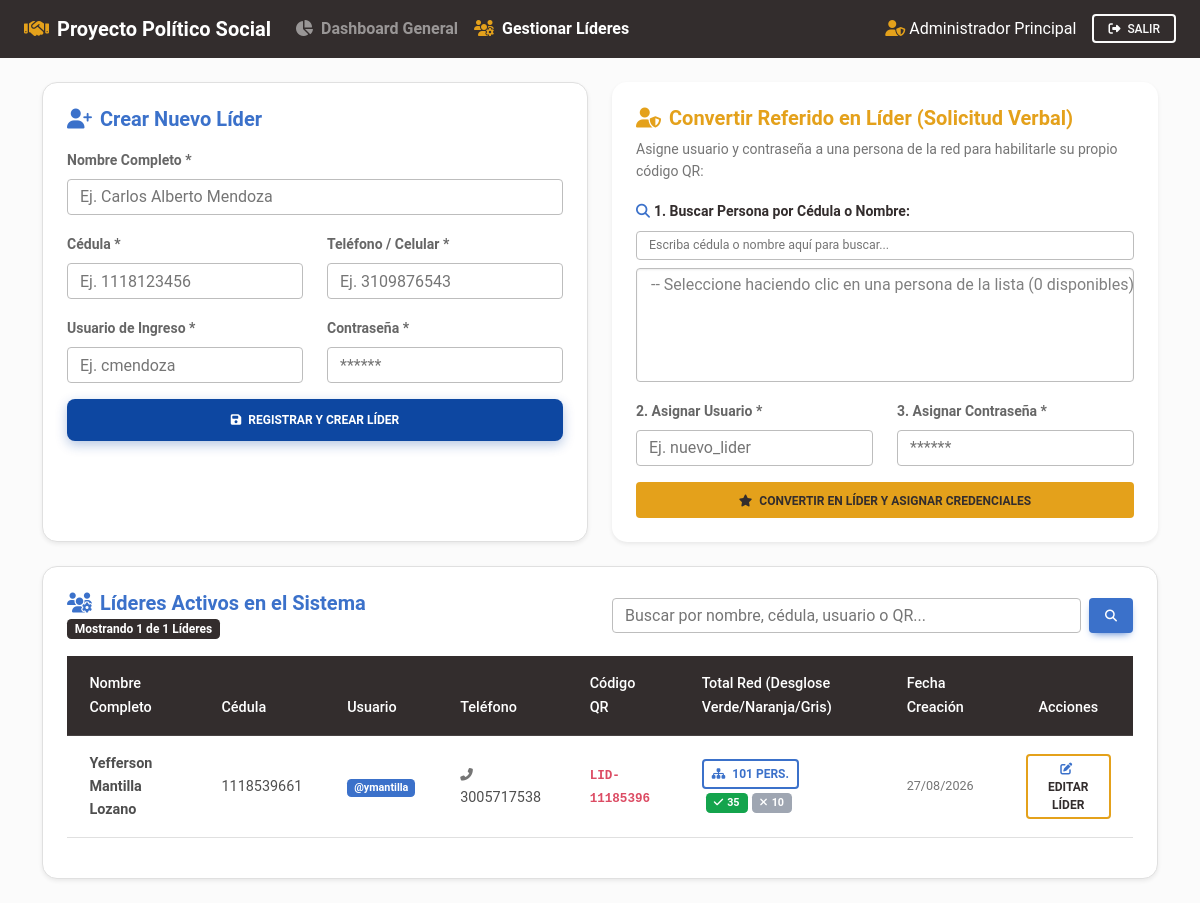
The page /admin/lideres.php (signed in) on the database its author committed.
### tables this page shows
CREATE TABLE `usuarios` (
  `id` int(11) NOT NULL AUTO_INCREMENT,
  `nombre_completo` varchar(150) NOT NULL,
  `cedula` varchar(20) NOT NULL,
  `telefono` varchar(20) NOT NULL,
  `username` varchar(50) NOT NULL,
  `password` varchar(255) NOT NULL,
  `role_id` int(11) NOT NULL,
  `codigo_referido` varchar(30) NOT NULL,
  `intentos_fallidos` int(11) DEFAULT 0,
  `bloqueado_hasta` datetime DEFAULT NULL,
  `creado_en` datetime DEFAULT current_timestamp(),
  PRIMARY KEY (`id`),
  UNIQUE KEY `cedula` (`cedula`),
  UNIQUE KEY `username` (`username`),
  UNIQUE KEY `codigo_referido` (`codigo_referido`),
  KEY `role_id` (`role_id`),
  CONSTRAINT `usuarios_ibfk_1` FOREIGN KEY (`role_id`) REFERENCES `roles` (`id`)
);

### config/auth.php (called while the page is built, shortened)
<?php
require_once __DIR__ . '/security.php';
function getCurrentUser() {
    $pdo = getDB();
    $stmt = $pdo->prepare("SELECT u.*, r.nombre as role_name FROM usuarios u JOIN roles r ON u.role_id = r.id WHERE u.id = ?");
    $stmt->execute([$_SESSION['user_id']]);
    return $stmt->fetch();
}

### config/security.php (called while the page is built, shortened)
<?php
function e($string) {
    return htmlspecialchars($string, ENT_QUOTES, 'UTF-8');
}
function sanitizeInput($data) {
    $data = trim($data);
    $data = stripslashes($data);
    return $data;
}

### admin/lideres.php (the view, shortened to what this page needs)
<?php
require_once __DIR__ . '/../config/security.php';
require_once __DIR__ . '/../config/auth.php';
$admin = getCurrentUser();
$pdo = getDB();
$buscarLider = sanitizeInput($_GET['buscar_lider'] ?? '');
$paginaActual = max(1, (int)($_GET['page'] ?? 1));
$registrosPorPagina = 10;
$offset = ($paginaActual - 1) * $registrosPorPagina;
$whereClauses = ["u.role_id = 2"];
$params = [];
$whereSql = " WHERE " . implode(" AND ", $whereClauses);
$stmtCount = $pdo->prepare("SELECT COUNT(*) FROM usuarios u" . $whereSql);
$stmtCount->execute($params);
$totalLideres = $stmtCount->fetchColumn();
$sqlLideres = "
    SELECT u.*,
           (SELECT COUNT(*) FROM referidos WHERE lider_raiz_id = u.id) as total_red,
           (SELECT COUNT(*) FROM referidos WHERE lider_raiz_id = u.id AND votante_yopal = 'Si') as total_si,
           (SELECT COUNT(*) FROM referidos WHERE lider_raiz_id = u.id AND votante_yopal = 'Quiero inscribir') as total_inscribir,
           (SELECT COUNT(*) FROM referidos WHERE lider_raiz_id = u.id AND votante_yopal = 'No') as total_no
    FROM usuarios u
    " . $whereSql . "
    ORDER BY u.creado_en DESC
    LIMIT " . $registrosPorPagina . " OFFSET " . $offset;
$stmtLideres = $pdo->prepare($sqlLideres);
$stmtLideres->execute($params);
$lideres = $stmtLideres->fetchAll();
$stmtElegibles = $pdo->query("
    SELECT r.*,
           CONCAT(r.nombres, ' ', r.apellidos) as nombre_completo
    FROM referidos r
    WHERE r.usuario_id IS NULL
    ORDER BY r.nombres ASC
");
$elegibles = $stmtElegibles->fetchAll();
?>
<!DOCTYPE html>
<html lang="es">
<head>
    <link rel="stylesheet" href="https://cdnjs.cloudflare.com/ajax/libs/font-awesome/6.4.0/css/all.min.css">
    <link rel="stylesheet" href="https://cdnjs.cloudflare.com/ajax/libs/mdb-ui-kit/6.4.0/mdb.min.css">
    <link rel="stylesheet" href="../assets/css/custom.css">
</head>
<body class="bg-light">
<nav class="navbar navbar-expand-lg navbar-dark bg-dark shadow-0 py-2">
    <div class="container-fluid px-4">
        <a class="navbar-brand fw-bold" href="dashboard.php">
            <i class="fas fa-handshake text-warning me-2"></i>Proyecto Político Social
        </a>
        <div class="collapse navbar-collapse" id="navbarAdminMenu">
            <ul class="navbar-nav me-auto mb-2 mb-lg-0">
                <li class="nav-item">
                    <a class="nav-link text-white-50 fw-bold" href="dashboard.php"><i class="fas fa-chart-pie me-1"></i> Dashboard General</a>
                </li>
                <li class="nav-item">
                    <a class="nav-link active fw-bold" href="lideres.php"><i class="fas fa-users-cog me-1 text-warning"></i> Gestionar Líderes</a>
                </li>
            </ul>
            <div class="d-flex align-items-center">
                <span class="text-white me-3"><i class="fas fa-user-shield me-1 text-warning"></i><?= e($admin['nombre_completo']) ?></span>
                <a href="../logout.php" class="btn btn-outline-light btn-sm"><i class="fas fa-sign-out-alt me-1"></i> Salir</a>
            </div>
        </div>
    </div>
</nav>
<div class="container py-4">
    <div class="row g-4 mb-4">
        <div class="col-lg-6">
            <div class="card card-custom h-100 shadow-sm border">
                <div class="card-body p-4">
                    <h5 class="fw-bold text-primary mb-3"><i class="fas fa-user-plus me-2"></i>Crear Nuevo Líder</h5>
                    <form action="lideres.php" method="POST">
                        <div class="mb-3">
                            <label class="form-label small fw-bold">Nombre Completo *</label>
                            <input type="text" name="nombre_completo" class="form-control" required placeholder="Ej. Carlos Alberto Mendoza">
                        </div>
                        <div class="row">
                            <div class="col-md-6 mb-3">
                                <label class="form-label small fw-bold">Cédula *</label>
                                <input type="text" name="cedula" class="form-control" required placeholder="Ej. 1118123456" inputmode="numeric" maxlength="12" oninput="this.value = this.value.replace(/[^0-9]/g, '')">
                            </div>
                            <div class="col-md-6 mb-3">
                                <label class="form-label small fw-bold">Teléfono / Celular *</label>
                                <input type="text" name="telefono" class="form-control" required placeholder="Ej. 3109876543" inputmode="numeric" maxlength="10" oninput="this.value = this.value.replace(/[^0-9]/g, '')">
                            </div>
                        </div>
                        <div class="row">
                            <div class="col-md-6 mb-3">
                                <label class="form-label small fw-bold">Usuario de Ingreso *</label>
                                <input type="text" name="username" class="form-control" required placeholder="Ej. cmendoza">
                            </div>
                            <div class="col-md-6 mb-3">
                                <label class="form-label small fw-bold">Contraseña *</label>
                                <input type="password" name="password" class="form-control" required placeholder="******">
                            </div>
                        </div>
                        <button type="submit" class="btn btn-primary btn-block btn-primary-custom">
                            <i class="fas fa-save me-1"></i> Registrar y Crear Líder
                        </button>
                    </form>
                </div>
            </div>
        </div>
        <div class="col-lg-6">
            <div class="card card-custom h-100 border-warning shadow-sm">
                <div class="card-body p-4">
                    <h5 class="fw-bold text-warning mb-2"><i class="fas fa-user-shield me-2"></i>Convertir Referido en Líder (Solicitud Verbal)</h5>
                    <p class="small text-muted mb-3">Asigne usuario y contraseña a una persona de la red para habilitarle su propio código QR:</p>
                    <form action="lideres.php" method="POST">
                        <div class="mb-3">
                            <label class="form-label small fw-bold text-dark"><i class="fas fa-search me-1 text-primary"></i>1. Buscar Persona por Cédula o Nombre:</label>
                            <input type="text" id="filtroReferidoElegible" class="form-control form-control-sm mb-2" placeholder="Escriba cédula o nombre aquí para buscar...">
                            <select name="referido_id" id="selectReferidoElegible" class="form-select" required size="5">
                                <option value="" disabled>-- Seleccione haciendo clic en una persona de la lista (<?= count($elegibles) ?> disponibles) --</option>
                            </select>
                        </div>
                        <div class="row">
                            <div class="col-md-6 mb-3">
                                <label class="form-label small fw-bold">2. Asignar Usuario *</label>
                                <input type="text" name="username" class="form-control" required placeholder="Ej. nuevo_lider">
                            </div>
                            <div class="col-md-6 mb-3">
                                <label class="form-label small fw-bold">3. Asignar Contraseña *</label>
                                <input type="password" name="password" class="form-control" required placeholder="******">
                            </div>
                        </div>
                        <button type="submit" class="btn btn-warning btn-block fw-bold text-dark shadow-0">
                            <i class="fas fa-star me-1"></i> Convertir en Líder y Asignar Credenciales
                        </button>
                    </form>
                </div>
            </div>
        </div>
    </div>
    <div class="card card-custom shadow-sm border">
        <div class="card-body p-4">
            <div class="row align-items-center mb-3">
                <div class="col-md-6">
                    <h5 class="fw-bold text-primary mb-0"><i class="fas fa-users-cog me-2"></i>Líderes Activos en el Sistema</h5>
                    <span class="badge bg-dark mt-1">Mostrando <?= count($lideres) ?> de <?= $totalLideres ?> Líderes</span>
                </div>
                <div class="col-md-6 mt-2 mt-md-0">
                    <form action="lideres.php" method="GET" class="d-flex gap-2">
                        <input type="text" name="buscar_lider" class="form-control" placeholder="Buscar por nombre, cédula, usuario o QR..." value="<?= e($buscarLider) ?>">
                        <button type="submit" class="btn btn-primary btn-sm"><i class="fas fa-search"></i></button>
                    </form>
                </div>
            </div>
            <div class="table-responsive">
                <table class="table table-hover align-middle">
                    <thead class="table-dark">
                        <tr>
                            <th>Nombre Completo</th>
                            <th>Cédula</th>
                            <th>Usuario</th>
                            <th>Teléfono</th>
                            <th>Código QR</th>
                            <th>Total Red (Desglose Verde/Naranja/Gris)</th>
                            <th>Fecha Creación</th>
                            <th class="text-center">Acciones</th>
                        </tr>
                    </thead>
                    <tbody>
                        <?php if (empty($lideres)): ?>
                            <tr>
                                <td colspan="8" class="text-center py-4 text-muted">No se encontraron líderes que coincidan con la búsqueda.</td>
                            </tr>
                        <?php else: ?>
                            <?php foreach ($lideres as $lid): ?>
                                <tr>
                                    <td class="fw-bold"><?= e($lid['nombre_completo']) ?></td>
                                    <td><?= e($lid['cedula']) ?></td>
                                    <td><span class="badge bg-primary">@<?= e($lid['username']) ?></span></td>
                                    <td><i class="fas fa-phone-alt me-1 text-muted small"></i><?= e($lid['telefono']) ?></td>
                                    <td><code class="fw-bold text-danger"><?= e($lid['codigo_referido']) ?></code></td>
                                    <td>
                                        <div class="d-flex align-items-center gap-1 flex-wrap">
                                            <a href="dashboard.php?lider_id=<?= $lid['id'] ?>" class="btn btn-outline-primary btn-sm fw-bold shadow-0 py-1 px-2" title="Filtrar dashboard por este líder">
                                                <i class="fas fa-sitemap me-1"></i> <?= $lid['total_red'] ?> pers.
                                            </a>
                                            <div class="d-inline-flex gap-1 ms-1">
                                                <?php if ($lid['total_si'] > 0): ?>
                                                    <span class="badge bg-success py-1 px-2" title="Votan en Yopal: <?= $lid['total_si'] ?>">
                                                        <i class="fas fa-check me-1"></i><?= $lid['total_si'] ?>
                                                    </span>
                                                <?php endif; ?>
                                                <?php if ($lid['total_no'] > 0): ?>
                                                    <span class="badge bg-secondary py-1 px-2" title="No votantes / Otro municipio: <?= $lid['total_no'] ?>">
                                                        <i class="fas fa-times me-1"></i><?= $lid['total_no'] ?>
                                                    </span>
                                                <?php endif; ?>
                                            </div>
                                        </div>
                                    </td>
                                    <td class="small text-muted"><?= date('d/m/Y', strtotime($lid['creado_en'])) ?></td>
                                    <td class="text-center">
                                        <button class="btn btn-outline-warning btn-sm text-dark fw-bold shadow-0" onclick='abrirModalEditarCredenciales(<?= json_encode($lid) ?>)' title="Modificar datos, usuario o contraseña del líder">
                                            <i class="fas fa-edit me-1 text-primary"></i> Editar Líder
                                        </button>
                                    </td>
                                </tr>
                            <?php endforeach; ?>
                        <?php endif; ?>
                    </tbody>
                </table>
            </div>
        </div>
    </div>
</div>
</body>
</html>

### assets/css/custom.css (style rules this page uses)
:root { --primary-color: #0d47a1; --secondary-color: #1976d2; --accent-color: #ff6f00; --bg-light: #f5f7fa; }
body { background-color: var(--bg-light); font-family: 'Roboto', 'Segoe UI', sans-serif; color: #333; }
.card-custom { border: none; border-radius: 15px; box-shadow: 0 6px 18px rgba(0, 0, 0, 0.06); transition: transform 0.2s ease, box-shadow 0.2s ease; }
.btn-primary-custom { background-color: var(--primary-color); color: #fff; font-weight: 600; border-radius: 8px; padding: 0.75rem 1.5rem; box-shadow: 0 4px 12px rgba(13, 71, 161, 0.3); }

### rows shown on the page
usuarios: nombre_completo "Administrador Principal"
usuarios: nombre_completo "Yefferson Mantilla Lozano", cedula "1118539661", username "ymantilla", telefono "3005717538", codigo_referido "LID-11185396", total_red "101", total_si "35", total_no "10", creado_en "27/08/2026"

### other values the page prints
count($lideres) "1"
$totalLideres "1"
